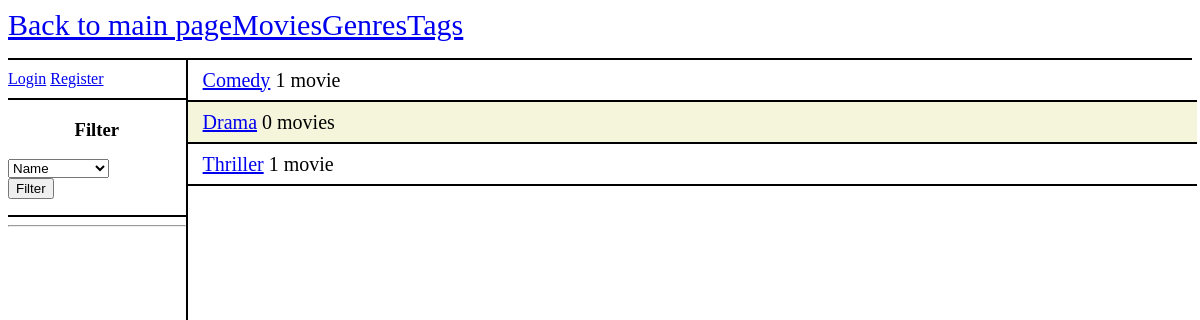
Page /movies/genre/ on the committed database.
### movies/models.py (models this page shows, shortened)
class Genre(models.Model):
    name = models.CharField(max_length=100)
    description = models.TextField(max_length=500)

### movies/views.py (the view)
# urls.py: path("genre/", views.genre, name="genre"),
def genre(request):
    context = {}
    q_genre = request.GET.get('type') or ''
    if q_genre in ('Name', ''):
        genres = Genre.objects.all().order_by('name')
    elif q_genre == 'Movies count':
        genres = Genre.objects.all().annotate(movies=Count('movie')).order_by('movies')
    movie_count = []
    for genre in genres:
        if request.user.is_staff:
            movies = genre.movie_set.all().count()
        else:
            movies = genre.movie_set.filter(public = True).count()
        movie_count.append(movies)
    context['genres'] = genres
    context['movie_count'] = movie_count
    context['q_genre'] = q_genre
    return render(request, "movies/genre.html", context)

### movies/templatetags/movies_extras.py (called while the page is built)
@register.filter(name='zip')
def zip_lists(a, b):
    return zip(a, b)

### movies/templates/movies/genre.html (shortened to what this page needs)
{% extends 'movies/template.html' %}
{% load movies_extras %}
{% block left_panel %}
    <div class = "search-bar">
        <h3>Filter</h3>
        <form method="GET", action="">
            <select name="type">
                {% if q_genre == 'Movies count' %}
                    <option>Name</option>
                    <option selected="selected">Movies count</option>
                {% else %}
                    <option selected="selected">Name</option>
                {% endif %}
            </select>
            <br/>
            <input type="submit", value="Filter">
        </form>
    </div>
    <hr/>
{% endblock left_panel %}
{% block content %}
    <div class = "right-panel">
        {% if genres %}
            {% for genre, count in genres|zip:movie_count %}
                <div class = "genre">
                    <a href="{% url 'genre_detail' genre.id %}">{{ genre.name }}</a> &nbsp{{count}} {% if count == 1 %} movie {% else %} movies {% endif %}
                </div>
            {% endfor %}
        {% else %}
            <div class = "genre">
            No genre is available.
            </div>
        {% endif %}
    </div>
{% endblock content %}

### movies/static/styles/main.css (style rules this page uses)
body { background-color: white; }
.right-panel { float:left; width: 84%; height:90%; font-size: 20px; }
.left-panel > .search-bar { border-bottom: 2px solid black; }
.left-panel > .search-bar > h3 { text-align: center; }
.movie, .genre, .tag, .comment { font-size: 20px; min-height:40px; width:100%; border-bottom: 2px solid black; display: flex; align-items: center; padding-left: 15px; }
.movie:nth-child(2n), .genre:nth-child(2n), .tag:nth-child(2n), .comment:nth-child(2n) { background-color: #F5F5DC; }

### rows in the picture
Genre: name "Comedy", count "1", shows "movie"
Genre: name "Drama", count "0", shows "movies"
Genre: name "Thriller", count "1", shows "movie"
